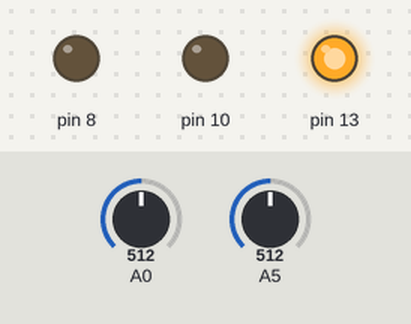
The sketch below on a simulated Arduino Uno, built with avr-gcc and run on an emulated ATmega328P. Shown: output pins drawn as LEDs (lit = HIGH). Inputs (shaded band) come from the test bench; at power-on: A0 = 512, A5 = 512. What the sketch prints to the serial monitor is not drawn.

Above: at 1.2 s.
1.3 s: A0 set to 684
2.8 s: A0 set to 713
At 3.2 s:
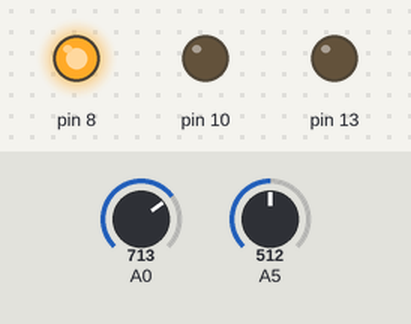
4.3 s: A0 set to 885
5.8 s: A0 set to 915
At 6.7 s:
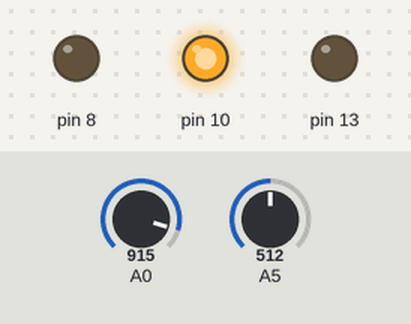
7.3 s: A0 set to 900
At 7.7 s:
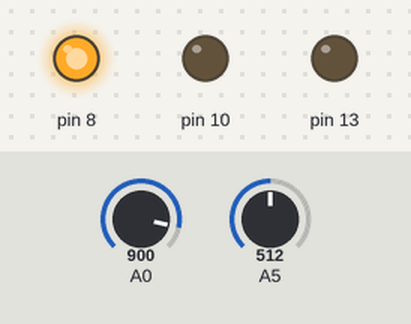
8.8 s: A0 set to 1023
At 10.2 s:
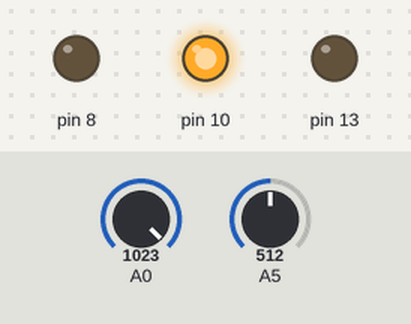
Timing chart, 0 to 11.3 s (numbered marks = the images above; inputs shaded):
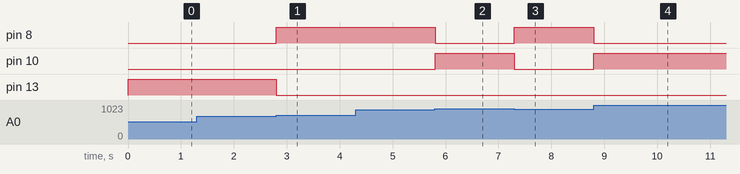

Measured:
- the behaviour switches between 699 and 700 on A0 (found by bisection; images 0 and 1)
- the behaviour switches between 900 and 901 on A0 (found by bisection; images 1 and 2)
- after the input at 1.3 s, every drawn part: stays the same
- after the input at 2.8 s, pin 8: LOW → HIGH at once; pin 13: HIGH → LOW at once
- after the input at 4.3 s, every drawn part: stays the same
- after the input at 5.8 s, pin 8: HIGH → LOW at once; pin 10: LOW → HIGH at once
- after the input at 7.3 s, pin 8: LOW → HIGH at once; pin 10: HIGH → LOW at once
- after the input at 8.8 s, pin 8: HIGH → LOW at once; pin 10: LOW → HIGH at once

The sketch:

assignment2.ino
```cpp
void setup() {
  pinMode(13, OUTPUT);
  pinMode(10, OUTPUT);
  pinMode(8, OUTPUT);
  Serial.begin(9600);

}

void loop() {
  Serial.println(analogRead(5));
  if(analogRead(0) < 700){
    digitalWrite(13, HIGH);
    digitalWrite(10, LOW);
    digitalWrite(8, LOW);
  }else if (analogRead(0) > 900){
    digitalWrite(13, LOW);
    digitalWrite(10, HIGH);
    digitalWrite(8, LOW);
  }else{
    digitalWrite(13, LOW);
    digitalWrite(10, LOW);
    digitalWrite(8, HIGH);
  }
}
```
